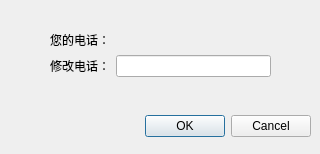
<?xml version="1.0" encoding="UTF-8"?>
<ui version="4.0">
 <class>Dialog</class>
 <widget class="QDialog" name="Dialog">
  <property name="geometry">
   <rect>
    <x>0</x>
    <y>0</y>
    <width>320</width>
    <height>154</height>
   </rect>
  </property>
  <property name="windowTitle">
   <string>修改电话</string>
  </property>
  <widget class="QDialogButtonBox" name="buttonBox">
   <property name="geometry">
    <rect>
     <x>10</x>
     <y>110</y>
     <width>301</width>
     <height>32</height>
    </rect>
   </property>
   <property name="orientation">
    <enum>Qt::Horizontal</enum>
   </property>
   <property name="standardButtons">
    <set>QDialogButtonBox::Cancel|QDialogButtonBox::Ok</set>
   </property>
  </widget>
  <widget class="QWidget" name="layoutWidget">
   <property name="geometry">
    <rect>
     <x>50</x>
     <y>30</y>
     <width>221</width>
     <height>47</height>
    </rect>
   </property>
   <layout class="QGridLayout" name="gridLayout">
    <item row="0" column="0">
     <widget class="QLabel" name="label">
      <property name="text">
       <string>您的电话：</string>
      </property>
     </widget>
    </item>
    <item row="0" column="1">
     <widget class="QLabel" name="output_tel">
      <property name="text">
       <string/>
      </property>
     </widget>
    </item>
    <item row="1" column="0">
     <widget class="QLabel" name="label_3">
      <property name="text">
       <string>修改电话：</string>
      </property>
     </widget>
    </item>
    <item row="1" column="1">
     <widget class="QLineEdit" name="input_tel"/>
    </item>
   </layout>
  </widget>
 </widget>
 <resources/>
 <connections>
  <connection>
   <sender>buttonBox</sender>
   <signal>rejected()</signal>
   <receiver>Dialog</receiver>
   <slot>reject()</slot>
   <hints>
    <hint type="sourcelabel">
     <x>316</x>
     <y>260</y>
    </hint>
    <hint type="destinationlabel">
     <x>286</x>
     <y>274</y>
    </hint>
   </hints>
  </connection>
 </connections>
</ui>
